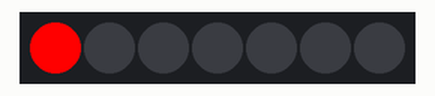
The sketch below on a simulated Arduino Uno, built with avr-gcc and run on an emulated ATmega328P. Parts: 7 RGB LEDs in strip order, left to right.

Above: at 0.07 s.
At 0.82 s:
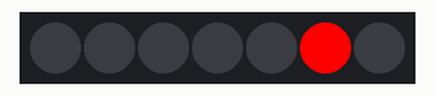
At 1.58 s:
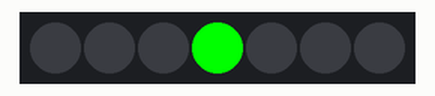
At 2.33 s:
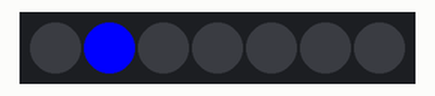
At 3.08 s:
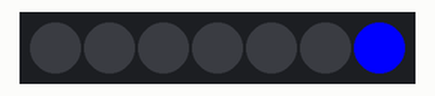
At 3.53 s:
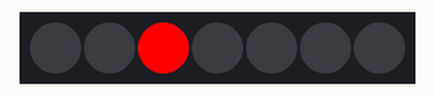
Timing chart, 0 to 40.0 s (numbered marks = the images above):
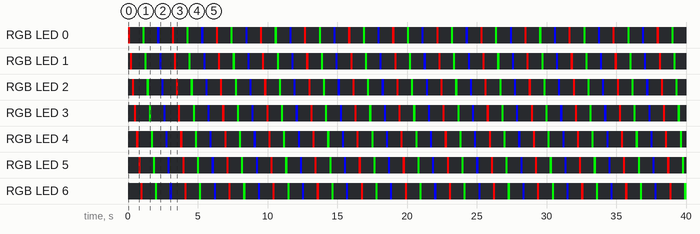

Measured:
- by itself, RGB LED 0–6: repeats every 3.2 s: off 0.90 s, RGB(0, 255, 0) 0.15 s, off 0.90 s, RGB(0, 0, 255) 0.15 s, off 0.90 s, RGB(255, 0, 0) 0.15 s
- by itself, everything shown: repeats every 3.2 s, in 21 steps

The sketch:

neopixel-jewel.ino
```cpp
/*
 * Project: NeoPixel Jewel (7 LEDs) Control
 * Author: Md Akhinoor Islam
 * ESE (Energy Science and Engineering), KUET
 * Description: Control a 7-pixel NeoPixel jewel with Arduino UNO using Adafruit NeoPixel library
 */

#include <Adafruit_NeoPixel.h>

#define PIN 6
#define NUMPIXELS 7

Adafruit_NeoPixel ring(NUMPIXELS, PIN, NEO_GRB + NEO_KHZ800);

void setup() {
  ring.begin();
  ring.show(); // All off initially
}

void loop() {
  // RED cycle
  for (int i = 0; i < NUMPIXELS; i++) {
    ring.setPixelColor(i, ring.Color(255, 0, 0));
    ring.show();
    delay(150);
    ring.setPixelColor(i, 0);
  }

  // GREEN cycle
  for (int i = 0; i < NUMPIXELS; i++) {
    ring.setPixelColor(i, ring.Color(0, 255, 0));
    ring.show();
    delay(150);
    ring.setPixelColor(i, 0);
  }

  // BLUE cycle
  for (int i = 0; i < NUMPIXELS; i++) {
    ring.setPixelColor(i, ring.Color(0, 0, 255));
    ring.show();
    delay(150);
    ring.setPixelColor(i, 0);
  }
}
```
